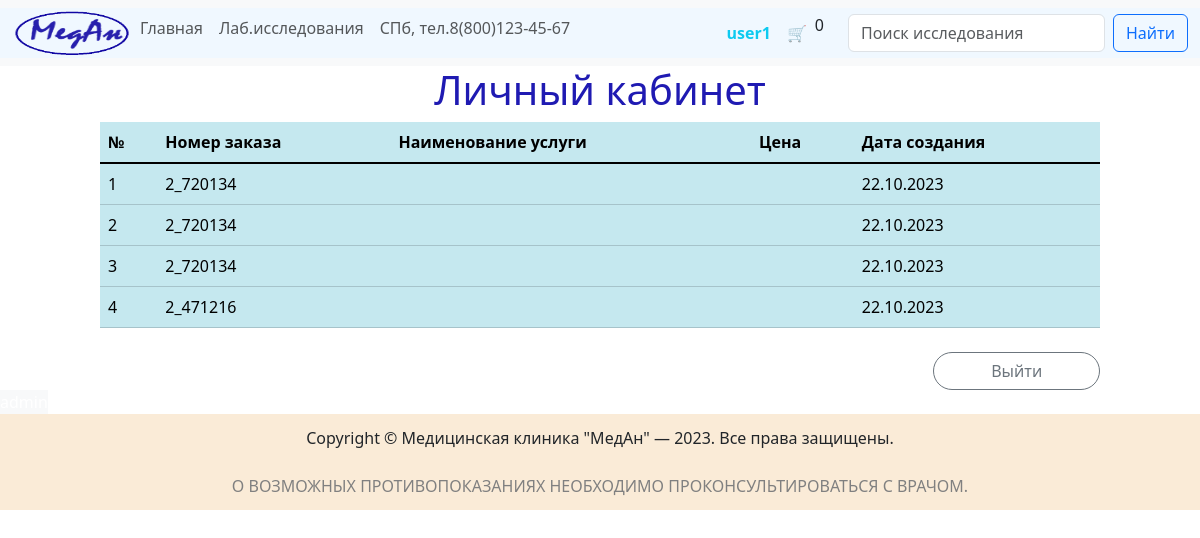
Page /cabinet/2 (signed in) on the committed database.
### data/users.py (models this page shows, shortened)
class User(SqlAlchemyBase, UserMixin):
    __tablename__ = 'users'
    id = sqlalchemy.Column(sqlalchemy.Integer,
                           primary_key=True,
                           autoincrement=True)
    name = sqlalchemy.Column(sqlalchemy.String,
                             nullable=True)
    lastname = sqlalchemy.Column(sqlalchemy.String,
                                 nullable=True)
    birthday = sqlalchemy.Column(sqlalchemy.String,
                                 nullable=True)
    gender = sqlalchemy.Column(sqlalchemy.String,
                               nullable=True)
    level = sqlalchemy.Column(sqlalchemy.Integer,
                              default=1)
    email = sqlalchemy.Column(sqlalchemy.String,
                              index=True,
                              unique=True,
                              nullable=True)
    hashed_password = sqlalchemy.Column(sqlalchemy.String,
                                        nullable=True)
    created_date = sqlalchemy.Column(sqlalchemy.DateTime,
                                     default=datetime.datetime.now)
    order = orm.relationship("Order", back_populates="user")

### data/orders.py (models this page shows, shortened)
class Order(SqlAlchemyBase, UserMixin):
    __tablename__ = 'orders'
    id = sqlalchemy.Column(sqlalchemy.Integer,
                           primary_key=True,
                           autoincrement=True)
    num_order = sqlalchemy.Column(sqlalchemy.String)
    created_date = sqlalchemy.Column(sqlalchemy.DateTime,
                                     default=datetime.now)
    user_id = sqlalchemy.Column(sqlalchemy.Integer,
                                sqlalchemy.ForeignKey("users.id"),
                                nullable=False)
    analiz_id = sqlalchemy.Column(sqlalchemy.Integer,
                                  sqlalchemy.ForeignKey("analyzes.id"),
                                  nullable=False)
    user = orm.relationship("User")
    analiz = orm.relationship("Analysis")

### server.py (the view)
@app.route('/cabinet/<int:user_id>')
@login_required
def get_orders(user_id):
    global count
    db_sess = db_session.create_session()
    orders = db_sess.query(Order).filter(Order.user_id == user_id)
    if orders.count() == 0:
        orders = 0
        return render_template('cabinet.html', title='Личный кабинет', orders=orders, count=count)
    return render_template('cabinet.html', title='Личный кабинет', orders=orders, count=count)

### data/db_session.py (called while the page is built)
def create_session() -> Session:
    global created
    return created()  # возвращаем как конструктор будущего объекта

### server.py (called while the page is built)
@login_manager.user_loader
def load_user(user_id):
    db_sess = db_session.create_session()
    return db_sess.get(User, user_id)

### templates/cabinet.html
{% extends "base.html" %}
{% block main_content %}
{% if current_user.is_authenticated %}
    <h1>Личный кабинет</h1>
    {% if orders == 0 %}
        <div class="p-5 text-center bg-body-tertiary rounded-3">
            <h2 class="text-body-emphasis">У Вас пока нет заказов!!!</h2><br>
            <div class="d-inline-flex gap-2 mb-5">
                <a href="/analyzes" class="d-inline-flex align-items-center btn btn-primary btn-lg px-4 rounded-pill">Выбрать
                    исследования</a>
                <a href="/logout" class="btn btn-outline-secondary btn-lg px-4 rounded-pill">Выйти</a>
            </div>
        </div>
    {% else %}
    <div class="d-grid gap-2 col-10 mx-auto">
        <table class="table table-info table-striped table-hover">
            <tr>
                <th>№</th>
                <th>Номер заказа</th>
                <th>Наименование услуги</th>
                <th>Цена</th>
                <th>Дата создания</th>
            </tr>
            <tbody class="table-group-divider">
            {% for item in orders %}
                <tr>
                    <td>{{ loop.index }}</td>
                    <td>{{ item.num_order }}</td>
                    <td>{{ item.name }}</td>
                    <td>{{ item.price }}</td>
                    <td>{{ item.created_date.strftime('%d.%m.%Y') }}</td>
                </tr>
            </tbody>
            {% endfor %}
        </table>
        <div class="d-md-flex justify-content-md-end">
            <a href="/logout" class="btn btn-outline-secondary px-4 rounded-pill col-2 ">Выйти</a>
        </div>
    </div>
    {% endif %}
{% endif %}
{% endblock %}

### templates/base.html (shortened to what this page needs)
<!DOCTYPE html>
<html lang="en">
<head>
    <link href="https://cdn.jsdelivr.net/npm/bootstrap@5.3.1/dist/css/bootstrap.min.css" rel="stylesheet"
>
    <link rel="stylesheet" type="text/css" href="{{  url_for('static', filename='css/style.css') }}">
</head>
<body>
    <header>
        <nav class="navbar navbar-expand-lg bg-body-tertiary ">
            <div class="container-fluid">
                <div class="collapse navbar-collapse" id="navbarNavDropdown">
                    <ul class="navbar-nav me-auto mb-2 mb-lg-0">
                        <li class="nav-item">
                            <img src="{{ url_for('static', filename='images/logo_big.png') }}" alt="лого" width="120"
                             height="50">
                        </li>
                        <li class="nav-item">
                            <a class="nav-link {% if request.url_rule.endpoint == 'index' %} active {% endif %}"
                           aria-current="page" href="/">Главная</a>
                        </li>
                        <li class="nav-item">
                            <a class="nav-link {% if request.url_rule.endpoint == 'get_analysis' %} active {% endif %}"
                               aria-current="page" href="/analyzes">Лаб.исследования</a>
                        </li>
                        <li class="nav-item">
                            <div class="nav-link" aria-current="page">СПб, тел.8(800)123-45-67</div>
                        </li>
                    </ul>
                    <ul class="navbar-nav me-4 mb-2 mb-lg-0">
                    {% if current_user.is_authenticated %}
                        <li class="nav-item dropdown">
                            <a class="nav-link text-info fw-bold" href="#" id="navbarDropdown" role="button"
                            data-bs-toggle="dropdown" aria-expanded="false">
                            {{ current_user.name }}
                            </a>
                    </li>
                    {% endif %}
                    <li class="nav-item">
                        <a class="nav-link" aria-current="page" href="/cart" title="Корзина">&#128722</a>
                    </li>
                    <li class="nav-item">{{ count }}</li>
                </ul>
                <form class="d-flex" action="/" role="search">
                    <input class="form-control me-2" name="substring" type="search" placeholder="Поиск исследования"
                           aria-label="Search">
                    <button class="btn btn-outline-primary" type="submit">Найти</button>
                </form>
            </div>
        </div>
        </nav>
    </header>
{% block main_content %}{% endblock %}
<div class="d-flex">
    <a class="text-white bg-light" href="/api/admin" title="Панель администратора">admin</a>
</div>
<footer>
    <div class="copyright">
            <span style="vertical-align:top; text-align: center;">
                Copyright © Медицинская клиника "МедАн" &#151; 2023. Все права защищены.<br/>
            </span><br>
        <span style="vertical-align:top; text-align: center; color: gray; text-transform: uppercase;">
                О возможных противопоказаниях необходимо проконсультироваться с врачом.<br/>
            </span>
    </div>
</footer>
</body>
</html>

### static/css/style.css (style rules this page uses)
h1 { color: #1F1AB2; text-align: center; }
a { text-decoration: none; }
.container-fluid { background-color: #F0F8FF; }
.copyright { text-align: center; background-color: antiquewhite; padding-top: 1%; padding-bottom: 1%; }

### rows in the picture
User: name "user1"
Order: num_order "2_720134", created_date "22.10.2023"
Order: num_order "2_720134", created_date "22.10.2023"
Order: num_order "2_720134", created_date "22.10.2023"
Order: num_order "2_471216", created_date "22.10.2023"

### other values in the picture
{{ count }} "0"
